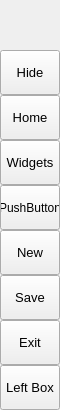
        <widget class="QFrame" name="leftMenuBg">
         <property name="minimumSize">
          <size>
           <width>60</width>
           <height>0</height>
          </size>
         </property>
         <property name="maximumSize">
          <size>
           <width>60</width>
           <height>16777215</height>
          </size>
         </property>
         <property name="frameShape">
          <enum>QFrame::NoFrame</enum>
         </property>
         <property name="frameShadow">
          <enum>QFrame::Raised</enum>
         </property>
         <layout class="QVBoxLayout" name="verticalLayout_3">
          <property name="spacing">
           <number>0</number>
          </property>
          <property name="leftMargin">
           <number>0</number>
          </property>
          <property name="topMargin">
           <number>0</number>
          </property>
          <property name="rightMargin">
           <number>0</number>
          </property>
          <property name="bottomMargin">
           <number>0</number>
          </property>
          <item>
           <widget class="QFrame" name="topLogoInfo">
            <property name="minimumSize">
             <size>
              <width>0</width>
              <height>50</height>
             </size>
            </property>
            <property name="maximumSize">
             <size>
              <width>16777215</width>
              <height>50</height>
             </size>
            </property>
            <property name="frameShape">
             <enum>QFrame::NoFrame</enum>
            </property>
            <property name="frameShadow">
             <enum>QFrame::Raised</enum>
            </property>
            <widget class="QFrame" name="topLogo">
             <property name="geometry">
              <rect>
               <x>10</x>
               <y>5</y>
               <width>42</width>
               <height>42</height>
              </rect>
             </property>
             <property name="minimumSize">
              <size>
               <width>42</width>
               <height>42</height>
              </size>
             </property>
             <property name="maximumSize">
              <size>
               <width>42</width>
               <height>42</height>
              </size>
             </property>
             <property name="frameShape">
              <enum>QFrame::NoFrame</enum>
             </property>
             <property name="frameShadow">
              <enum>QFrame::Raised</enum>
             </property>
            </widget>
            <widget class="QLabel" name="titleLeftApp">
             <property name="geometry">
              <rect>
               <x>70</x>
               <y>8</y>
               <width>160</width>
               <height>20</height>
              </rect>
             </property>
             <property name="font">
              <font>
               <family>Segoe UI Semibold</family>
               <pointsize>12</pointsize>
               <italic>false</italic>
               <bold>false</bold>
              </font>
             </property>
             <property name="text">
              <string>PyDracula</string>
             </property>
             <property name="alignment">
              <set>Qt::AlignLeading|Qt::AlignLeft|Qt::AlignTop</set>
             </property>
            </widget>
            <widget class="QLabel" name="titleLeftDescription">
             <property name="geometry">
              <rect>
               <x>70</x>
               <y>27</y>
               <width>160</width>
               <height>16</height>
              </rect>
             </property>
             <property name="maximumSize">
              <size>
               <width>16777215</width>
               <height>16</height>
              </size>
             </property>
             <property name="font">
              <font>
               <family>Segoe UI</family>
               <pointsize>8</pointsize>
               <italic>false</italic>
               <bold>false</bold>
              </font>
             </property>
             <property name="text">
              <string>Modern GUI / Flat Style</string>
             </property>
             <property name="alignment">
              <set>Qt::AlignLeading|Qt::AlignLeft|Qt::AlignTop</set>
             </property>
            </widget>
           </widget>
          </item>
          <item>
           <widget class="QFrame" name="leftMenuFrame">
            <property name="frameShape">
             <enum>QFrame::NoFrame</enum>
            </property>
            <property name="frameShadow">
             <enum>QFrame::Raised</enum>
            </property>
            <layout class="QVBoxLayout" name="verticalMenuLayout">
             <property name="spacing">
              <number>0</number>
             </property>
             <property name="leftMargin">
              <number>0</number>
             </property>
             <property name="topMargin">
              <number>0</number>
             </property>
             <property name="rightMargin">
              <number>0</number>
             </property>
             <property name="bottomMargin">
              <number>0</number>
             </property>
             <item>
              <widget class="QFrame" name="toggleBox">
               <property name="maximumSize">
                <size>
                 <width>16777215</width>
                 <height>45</height>
                </size>
               </property>
               <property name="frameShape">
                <enum>QFrame::NoFrame</enum>
               </property>
               <property name="frameShadow">
                <enum>QFrame::Raised</enum>
               </property>
               <layout class="QVBoxLayout" name="verticalLayout_4">
                <property name="spacing">
                 <number>0</number>
                </property>
                <property name="leftMargin">
                 <number>0</number>
                </property>
                <property name="topMargin">
                 <number>0</number>
                </property>
                <property name="rightMargin">
                 <number>0</number>
                </property>
                <property name="bottomMargin">
                 <number>0</number>
                </property>
                <item>
                 <widget class="QPushButton" name="toggleButton">
                  <property name="sizePolicy">
                   <sizepolicy hsizetype="Expanding" vsizetype="Fixed">
                    <horstretch>0</horstretch>
                    <verstretch>0</verstretch>
                   </sizepolicy>
                  </property>
                  <property name="minimumSize">
                   <size>
                    <width>0</width>
                    <height>45</height>
                   </size>
                  </property>
                  <property name="font">
                   <font>
                    <family>Segoe UI</family>
                    <pointsize>10</pointsize>
                    <italic>false</italic>
                    <bold>false</bold>
                   </font>
                  </property>
                  <property name="cursor">
                   <cursorShape>PointingHandCursor</cursorShape>
                  </property>
                  <property name="layoutDirection">
                   <enum>Qt::LeftToRight</enum>
                  </property>
                  <property name="styleSheet">
                   <string notr="true">background-image: url(:/icons/images/icons/icon_menu.png);</string>
                  </property>
                  <property name="text">
                   <string>Hide</string>
                  </property>
                 </widget>
                </item>
               </layout>
              </widget>
             </item>
             <item alignment="Qt::AlignTop">
              <widget class="QFrame" name="topMenu">
               <property name="frameShape">
                <enum>QFrame::NoFrame</enum>
               </property>
               <property name="frameShadow">
                <enum>QFrame::Raised</enum>
               </property>
               <layout class="QVBoxLayout" name="verticalLayout_8">
                <property name="spacing">
                 <number>0</number>
                </property>
                <property name="leftMargin">
                 <number>0</number>
                </property>
                <property name="topMargin">
                 <number>0</number>
                </property>
                <property name="rightMargin">
                 <number>0</number>
                </property>
                <property name="bottomMargin">
                 <number>0</number>
                </property>
                <item>
                 <widget class="QPushButton" name="btn_home">
                  <property name="sizePolicy">
                   <sizepolicy hsizetype="Expanding" vsizetype="Fixed">
                    <horstretch>0</horstretch>
                    <verstretch>0</verstretch>
                   </sizepolicy>
                  </property>
                  <property name="minimumSize">
                   <size>
                    <width>0</width>
                    <height>45</height>
                   </size>
                  </property>
                  <property name="font">
                   <font>
                    <family>Segoe UI</family>
                    <pointsize>10</pointsize>
                    <italic>false</italic>
                    <bold>false</bold>
                   </font>
                  </property>
                  <property name="cursor">
                   <cursorShape>PointingHandCursor</cursorShape>
                  </property>
                  <property name="layoutDirection">
                   <enum>Qt::LeftToRight</enum>
                  </property>
                  <property name="styleSheet">
                   <string notr="true">background-image: url(:/icons/images/icons/cil-4k.png);</string>
                  </property>
                  <property name="text">
                   <string>Home</string>
                  </property>
                 </widget>
                </item>
                <item>
                 <widget class="QPushButton" name="btn_widgets">
                  <property name="sizePolicy">
                   <sizepolicy hsizetype="Expanding" vsizetype="Fixed">
                    <horstretch>0</horstretch>
                    <verstretch>0</verstretch>
                   </sizepolicy>
                  </property>
                  <property name="minimumSize">
                   <size>
                    <width>0</width>
                    <height>45</height>
                   </size>
                  </property>
                  <property name="font">
                   <font>
                    <family>Segoe UI</family>
                    <pointsize>10</pointsize>
                    <italic>false</italic>
                    <bold>false</bold>
                   </font>
                  </property>
                  <property name="cursor">
                   <cursorShape>PointingHandCursor</cursorShape>
                  </property>
                  <property name="layoutDirection">
                   <enum>Qt::LeftToRight</enum>
                  </property>
                  <property name="styleSheet">
                   <string notr="true">background-image: url(:/icons/images/icons/cil-gamepad.png);</string>
                  </property>
                  <property name="text">
                   <string>Widgets</string>
                  </property>
                 </widget>
                </item>
                <item>
                 <widget class="QPushButton" name="btn_imageprocessing">
                  <property name="minimumSize">
                   <size>
                    <width>0</width>
                    <height>45</height>
                   </size>
                  </property>
                  <property name="styleSheet">
                   <string notr="true">background-image: url(:/icons/images/icons/cil-camera.png)</string>
                  </property>
                  <property name="text">
                   <string>PushButton</string>
                  </property>
                 </widget>
                </item>
                <item>
                 <widget class="QPushButton" name="btn_new">
                  <property name="sizePolicy">
                   <sizepolicy hsizetype="Expanding" vsizetype="Fixed">
                    <horstretch>0</horstretch>
                    <verstretch>0</verstretch>
                   </sizepolicy>
                  </property>
                  <property name="minimumSize">
                   <size>
                    <width>0</width>
                    <height>45</height>
                   </size>
                  </property>
                  <property name="font">
                   <font>
                    <family>Segoe UI</family>
                    <pointsize>10</pointsize>
                    <italic>false</italic>
                    <bold>false</bold>
                   </font>
                  </property>
                  <property name="cursor">
                   <cursorShape>PointingHandCursor</cursorShape>
                  </property>
                  <property name="layoutDirection">
                   <enum>Qt::LeftToRight</enum>
                  </property>
                  <property name="styleSheet">
                   <string notr="true">background-image: url(:/icons/images/icons/cil-file.png);</string>
                  </property>
                  <property name="text">
                   <string>New</string>
                  </property>
                 </widget>
                </item>
                <item>
                 <widget class="QPushButton" name="btn_save">
                  <property name="sizePolicy">
                   <sizepolicy hsizetype="Expanding" vsizetype="Fixed">
                    <horstretch>0</horstretch>
                    <verstretch>0</verstretch>
                   </sizepolicy>
                  </property>
                  <property name="minimumSize">
                   <size>
                    <width>0</width>
                    <height>45</height>
                   </size>
                  </property>
                  <property name="font">
                   <font>
                    <family>Segoe UI</family>
                    <pointsize>10</pointsize>
                    <italic>false</italic>
                    <bold>false</bold>
                   </font>
                  </property>
                  <property name="cursor">
                   <cursorShape>PointingHandCursor</cursorShape>
                  </property>
                  <property name="layoutDirection">
                   <enum>Qt::LeftToRight</enum>
                  </property>
                  <property name="styleSheet">
                   <string notr="true">background-image: url(:/icons/images/icons/cil-save.png)</string>
                  </property>
                  <property name="text">
                   <string>Save</string>
                  </property>
                 </widget>
                </item>
                <item>
                 <widget class="QPushButton" name="btn_exit">
                  <property name="sizePolicy">
                   <sizepolicy hsizetype="Expanding" vsizetype="Fixed">
                    <horstretch>0</horstretch>
                    <verstretch>0</verstretch>
                   </sizepolicy>
                  </property>
                  <property name="minimumSize">
                   <size>
                    <width>0</width>
                    <height>45</height>
                   </size>
                  </property>
                  <property name="font">
                   <font>
                    <family>Segoe UI</family>
                    <pointsize>10</pointsize>
                    <italic>false</italic>
                    <bold>false</bold>
                   </font>
                  </property>
                  <property name="cursor">
                   <cursorShape>PointingHandCursor</cursorShape>
                  </property>
                  <property name="layoutDirection">
                   <enum>Qt::LeftToRight</enum>
                  </property>
                  <property name="styleSheet">
                   <string notr="true">background-image: url(:/icons/images/icons/cil-x.png);</string>
                  </property>
                  <property name="text">
                   <string>Exit</string>
                  </property>
                 </widget>
                </item>
               </layout>
              </widget>
             </item>
             <item alignment="Qt::AlignBottom">
              <widget class="QFrame" name="bottomMenu">
               <property name="frameShape">
                <enum>QFrame::NoFrame</enum>
               </property>
               <property name="frameShadow">
                <enum>QFrame::Raised</enum>
               </property>
               <layout class="QVBoxLayout" name="verticalLayout_9">
                <property name="spacing">
                 <number>0</number>
                </property>
                <property name="leftMargin">
                 <number>0</number>
                </property>
                <property name="topMargin">
                 <number>0</number>
                </property>
                <property name="rightMargin">
                 <number>0</number>
                </property>
                <property name="bottomMargin">
                 <number>0</number>
                </property>
                <item>
                 <widget class="QPushButton" name="toggleLeftBox">
                  <property name="sizePolicy">
                   <sizepolicy hsizetype="Expanding" vsizetype="Fixed">
                    <horstretch>0</horstretch>
                    <verstretch>0</verstretch>
                   </sizepolicy>
                  </property>
                  <property name="minimumSize">
                   <size>
                    <width>0</width>
                    <height>45</height>
                   </size>
                  </property>
                  <property name="font">
                   <font>
                    <family>Segoe UI</family>
                    <pointsize>10</pointsize>
                    <italic>false</italic>
                    <bold>false</bold>
                   </font>
                  </property>
                  <property name="cursor">
                   <cursorShape>PointingHandCursor</cursorShape>
                  </property>
                  <property name="layoutDirection">
                   <enum>Qt::LeftToRight</enum>
                  </property>
                  <property name="styleSheet">
                   <string notr="true">background-image: url(:/icons/images/icons/icon_settings.png);</string>
                  </property>
                  <property name="text">
                   <string>Left Box</string>
                  </property>
                 </widget>
                </item>
               </layout>
              </widget>
             </item>
            </layout>
           </widget>
          </item>
         </layout>
        </widget>
